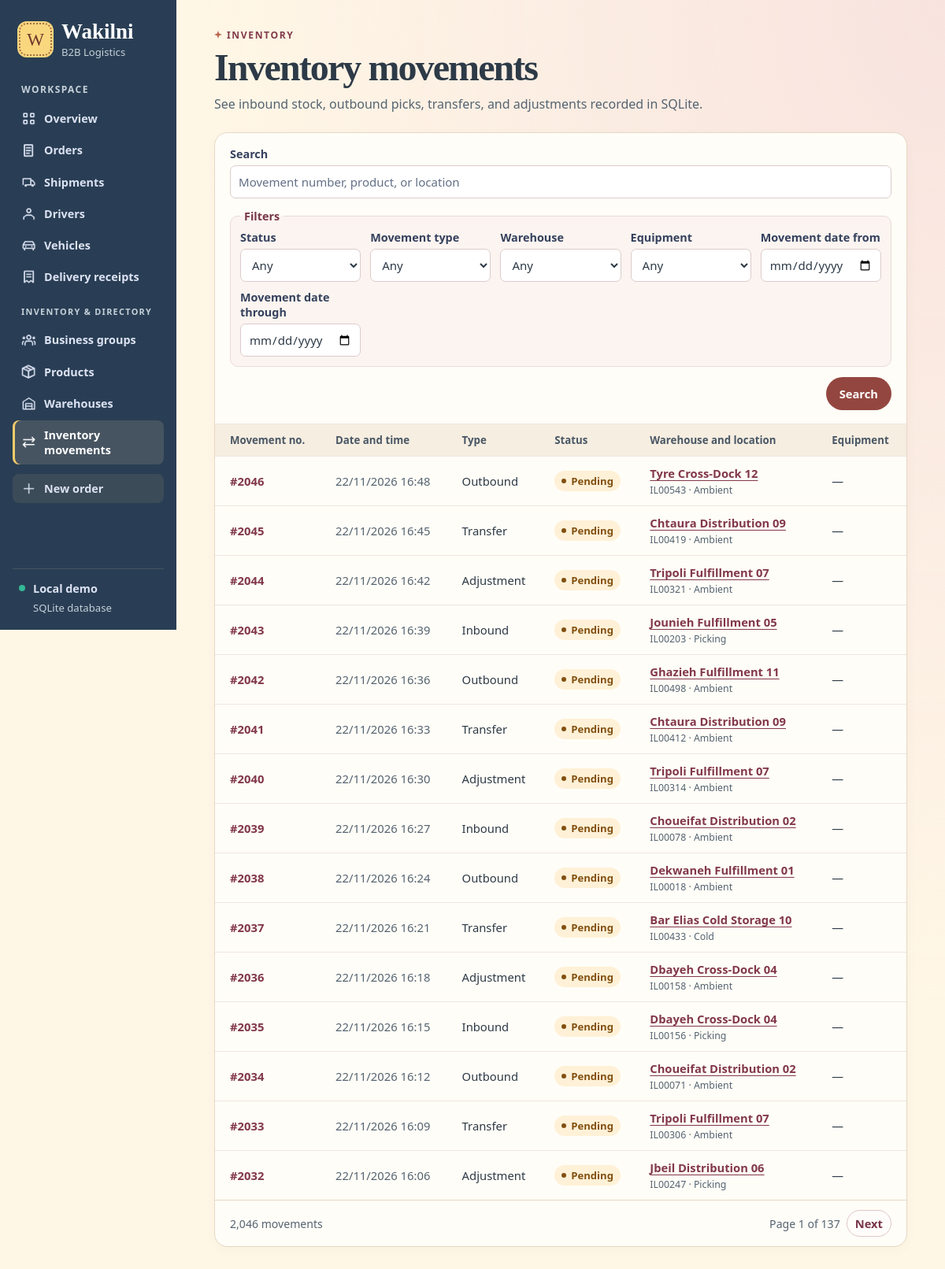
/inventory-movements, run on the app's committed database.
### tables this page shows
CREATE TABLE "Inventory Movement" (
    "movementNo" INTEGER NOT NULL CHECK (movementNo BETWEEN 1 AND 9999) CHECK (typeof(movementNo) IN ('integer', 'null')),
    "inventorymovementType" TEXT NOT NULL CHECK (inventorymovementType IN ('Inbound', 'Outbound', 'Transfer', 'Adjustment')),
    "inventorymovementEquipment" TEXT CHECK (inventorymovementEquipment IN ('Forklift', 'Pallet Jack', 'Conveyor', 'Manual')),
    "dateAndTime" TEXT NOT NULL CHECK (strftime('%d/%m/%Y %H:%M', substr(dateAndTime, 7, 4) || '-' || substr(dateAndTime, 4, 2) || '-' || substr(dateAndTime, 1, 2) || substr(dateAndTime, 11), '+0 minutes') IS dateAndTime),
    "inventorymovementStatus" TEXT NOT NULL CHECK (inventorymovementStatus IN ('Pending', 'In Progress', 'Completed', 'Cancelled')),
    "inventorylocationID" TEXT NOT NULL CHECK (length(inventorylocationID) BETWEEN 1 AND 7 AND inventorylocationID GLOB 'IL[0-9][0-9][0-9][0-9][0-9]' AND length(inventorylocationID) = 7),
    PRIMARY KEY (movementNo),
    FOREIGN KEY (inventorylocationID) REFERENCES "Inventory Location" (inventorylocationID)
);

CREATE TABLE "Warehouse" (
    "warehouseID" TEXT NOT NULL CHECK (length(warehouseID) BETWEEN 1 AND 5 AND warehouseID GLOB 'WH[0-9][0-9][0-9]' AND length(warehouseID) = 5),
    "warehouseName" TEXT NOT NULL CHECK (length(warehouseName) BETWEEN 1 AND 50),
    "addressBuilding" TEXT CHECK (length(addressBuilding) BETWEEN 1 AND 50),
    "addressStreet" TEXT NOT NULL CHECK (length(addressStreet) BETWEEN 1 AND 50),
    "addressPostalCode" TEXT CHECK (length(addressPostalCode) BETWEEN 1 AND 9 AND addressPostalCode GLOB '[0-9][0-9][0-9][0-9] [0-9][0-9][0-9][0-9]' AND length(addressPostalCode) = 9),
    "addressLatitude" REAL CHECK (addressLatitude BETWEEN -90 AND 90 AND addressLatitude = round(addressLatitude, 6)) CHECK (typeof(addressLatitude) IN ('integer', 'real', 'null')),
    "addressLongitude" REAL CHECK (addressLongitude BETWEEN -180 AND 180 AND addressLongitude = round(addressLongitude, 6)) CHECK (typeof(addressLongitude) IN ('integer', 'real', 'null')),
    "warehouseType" TEXT NOT NULL CHECK (warehouseType IN ('Fulfillment', 'Cross-Dock', 'Cold Storage', 'Distribution')),
    "operationalStatus" TEXT NOT NULL CHECK (operationalStatus IN ('Operational', 'Maintenance', 'Closed')),
    "lotSize" REAL NOT NULL CHECK (lotSize BETWEEN 0.01 AND 9999.99 AND lotSize = round(lotSize, 2)) CHECK (typeof(lotSize) IN ('integer', 'real', 'null')),
    "capacityStatus" TEXT NOT NULL CHECK (capacityStatus IN ('Available', 'Near Full', 'Full')),
    PRIMARY KEY (warehouseID),
    UNIQUE (warehouseName),
    UNIQUE (addressLatitude, addressLongitude),
    UNIQUE (addressBuilding, addressStreet, addressPostalCode),
    FOREIGN KEY (addressPostalCode) REFERENCES PostalCode (addressPostalCode)
);

CREATE TABLE "AisleZone" (
    "warehouseID" TEXT NOT NULL CHECK (length(warehouseID) BETWEEN 1 AND 5 AND warehouseID GLOB 'WH[0-9][0-9][0-9]' AND length(warehouseID) = 5),
    "inventorylocationAisle" INTEGER NOT NULL CHECK (inventorylocationAisle BETWEEN 1 AND 999) CHECK (typeof(inventorylocationAisle) IN ('integer', 'null')),
    "inventorylocationZone" TEXT NOT NULL CHECK (inventorylocationZone IN ('Ambient', 'Cold', 'Bulk', 'Picking')),
    PRIMARY KEY (warehouseID, inventorylocationAisle),
    FOREIGN KEY (warehouseID) REFERENCES Warehouse (warehouseID)
);

### app.py (the view)
@app.get("/inventory-movements")
def movements():
    conn = db()
    product_id = request.args.get("product", "")[:8]
    product = conn.execute("SELECT productID, productName FROM Product WHERE productID = ?", (product_id,)).fetchone() if product_id else None
    if product_id and product is None:
        abort(404)
    scope = (("product", "EXISTS (SELECT 1 FROM ProductInventoryMovement pm WHERE pm.movementNo = m.movementNo AND pm.productID = ?)", product_id),) if product else ()
    product_search = """(SELECT group_concat(p.productID || ' ' || p.productName || ' ' || p.merchantSKU, ' ')
                         FROM ProductInventoryMovement pm JOIN Product p USING (productID) WHERE pm.movementNo = m.movementNo)"""
    search = request.args.get("q", "").strip()
    context = list_page(
        MOVEMENTS_FIELDS, MOVEMENTS_FROM,
        ("CAST(m.movementNo AS TEXT)", "m.inventorylocationID", "w.warehouseID", "w.warehouseName", "m.dateAndTime", product_search),
        f"{date_key('m.dateAndTime')} DESC, m.movementNo DESC",
        (
            ("status", "Status", "m.inventorymovementStatus = ?", MOVEMENT_STATES),
            ("kind", "Movement type", "m.inventorymovementType = ?", MOVEMENT_TYPES),
            ("warehouse", "Warehouse", "w.warehouseID = ?", lookup_choices(WAREHOUSE_CHOICES)),
            ("equipment", "Equipment", "m.inventorymovementEquipment = ?", ("Conveyor", "Forklift", "Manual", "Pallet Jack")),
            *date_filters("m.dateAndTime", "Movement date"),
        ),
        scope=scope, search_value=search[1:] if re.fullmatch(r"#[0-9]{1,4}", search) else None,
    )
    return render_template("movements.html", **context, product=product)

### app.py (called while the page is built, shortened)
@app.before_request
def protect_online_demo():
    password = app.config["DEMO_PASSWORD"]
    if app.config["RENDER_HOSTED"] and len(password) < 12:
        return Response("Set a demo password of at least 12 characters before opening the online site.\n", 503)
    if not password or request.endpoint == "health":
        return None

def db():
    if "db" not in g:
        path = Path(app.config["DATABASE"]).resolve()
        g.db = sqlite3.connect(path.as_uri() + "?mode=rw", uri=True, timeout=5)
        g.db.row_factory = sqlite3.Row
        g.db.execute("PRAGMA foreign_keys = ON")
    return g.db

@app.template_filter("number")
def number(value):
    return f"{value:,}"

def date_key(column):
    return f"substr({column}, 7, 4) || substr({column}, 4, 2) || substr({column}, 1, 2) || substr({column}, 11)"

def date_filters(column, caption):
    day = f"substr(({date_key(column)}), 1, 8)"
    return (
        ("from_date", f"{caption} from", f"{day} >= ?", None),
        ("to_date", f"{caption} through", f"{day} <= ?", None),
    )

def lookup_choices(sql):
    return [tuple(row) for row in db().execute(sql)]

### templates/movements.html (shortened to what this page needs)
{% extends "base.html" %}
{% from "components.html" import badge, filters, pagination %}
{% block content %}
<header class="page-head"><div><p class="eyebrow">INVENTORY</p><h1>Inventory movements</h1>
  <p class="subtitle">See inbound stock, outbound picks, transfers, and adjustments recorded in SQLite.</p></div></header>
<section class="panel">
  {{ filters('movements', 'Movement number, product, or location', q, filter_controls, clear_args, has_filters) }}
  {% if rows %}<div class="table-wrap"><table>
    <thead><tr><th>Movement no.</th><th>Date and time</th><th>Type</th><th>Status</th><th>Warehouse and location</th><th>Equipment</th></tr></thead>
    <tbody>{% for row in rows %}<tr>
      <td><a class="record" href="{{ url_for('movement_detail', movement_no=row.movementNo) }}">#{{ row.movementNo }}</a></td>
      <td class="date">{{ row.dateAndTime }}</td><td>{{ row.inventorymovementType }}</td><td>{{ badge(row.inventorymovementStatus) }}</td>
      <td><a class="text-link" href="{{ url_for('warehouse_detail', warehouse_id=row.warehouseID) }}">{{ row.warehouseName }}</a><small class="cell-secondary">{{ row.inventorylocationID }} · {{ row.inventorylocationZone }}</small></td>
      <td>{{ row.inventorymovementEquipment or '—' }}</td>
    </tr>{% endfor %}</tbody>
  </table></div>{% else %}<p class="empty">No inventory movements match these filters.</p>{% endif %}
  {{ pagination('movements', page, pages, total, 'movement', page_args) }}
</section>
{% endblock %}

### templates/components.html (shortened to what this page needs)
{% macro badge(value) %}<span class="badge state-{{ value|lower|replace(' ', '-') }}">{{ value }}</span>{% endmacro %}
{% macro filters(endpoint, placeholder, q, controls, clear_args, has_filters) %}
<form class="directory-filters" method="get" action="{{ url_for(endpoint) }}">
  <div><label for="directory-query">Search</label><input id="directory-query" type="search" name="q" value="{{ q }}" maxlength="100" placeholder="{{ placeholder }}"></div>
  <fieldset class="filter-controls">
    <legend>Filters</legend>
    <div class="filter-grid">
    {% for control in controls %}
      <div>
        <label for="filter-{{ control.name }}">{{ control.label }}</label>
        {% if control.options is none %}
        <input id="filter-{{ control.name }}" type="date" name="{{ control.name }}" value="{{ control.value }}">
        {% else %}
        <select id="filter-{{ control.name }}" name="{{ control.name }}">
          <option value="">Any</option>
        </select>
        {% endif %}
      </div>
    {% endfor %}
    </div>
  </fieldset>
  <div class="filter-actions">
    <button class="button primary" type="submit">Search</button>
  </div>
</form>
{% endmacro %}
{% macro pagination(endpoint, page, pages, total, noun, page_args) %}
  <div class="list-footer">
    <span>{{ total|number }} {{ noun }}{% if total != 1 %}s{% endif %}</span>
    {% if pages > 1 %}
    <nav aria-label="Results pages" class="pages">
      <span>Page {{ page }} of {{ pages }}</span>
      {% if page < pages %}<a class="button secondary small" href="{{ url_for(endpoint, page=page+1, **page_args) }}">Next</a>{% endif %}
    </nav>
    {% endif %}
  </div>
{% endmacro %}

### static/style.css (style rules this page uses)
:root { font-family: "Segoe UI", system-ui, sans-serif; color: #2d3a47; background: #fff7e6; --navy: #293e54; --indigo: #93463f; --muted: #546371; --line: #e6d8c5; --surface: #fffdf7; --display: "Playfair Display", Georgia, serif; --script: "Pacifico", "Segoe Print", cursive; font-synthesis: none; }
* { box-sizing: border-box; }
body { margin: 0; min-height: 100vh; display: grid; grid-template-columns: 224px minmax(0, 1fr); background: radial-gradient(ellipse at 100% 0, #f8e3df, transparent 56%), #fff7e6; }
a { color: inherit; }
.page-head { display: flex; justify-content: space-between; gap: 18px; align-items: center; margin-bottom: 24px; }
.eyebrow { font-size: .76rem; font-weight: 750; letter-spacing: .13em; color: #823c4c; margin: 0 0 8px; }
.page-head:not(.hero) .eyebrow::before { content: ""; display: inline-block; width: 10px; height: 10px; margin-right: 6px; background: #ba684a; clip-path: polygon(50% 0, 62% 36%, 100% 50%, 62% 63%, 50% 100%, 37% 63%, 0 50%, 37% 36%); }
h1, h2, p { margin-top: 0; }
h1 { margin-bottom: 9px; font-family: var(--display); font-weight: 680; font-size: clamp(2.18rem, 4vw, 3.2rem); font-variant-numeric: lining-nums; letter-spacing: -.04em; line-height: 1.06; overflow-wrap: anywhere; }
.subtitle, .panel-head p { color: var(--muted); margin: 0; line-height: 1.45; }
.button { min-height: 42px; display: inline-flex; align-items: center; justify-content: center; gap: 5px; padding: 9px 16px; border: 1px solid transparent; border-radius: 999px; text-decoration: none; font: inherit; font-size: .92rem; font-weight: 700; cursor: pointer; white-space: nowrap; }
.primary { background: var(--indigo); color: white; }
.secondary { background: #fffdfa; border-color: #dec6cb; color: #783648; }
.small { min-height: 34px; padding: 5px 10px; }
.metric, .panel { background: var(--surface); border: 1px solid var(--line); border-radius: 17px; box-shadow: 0 4px 14px #623b3609; min-width: 0; }
.text-link, .record, .back { color: #82384a; font-weight: 700; text-underline-offset: 3px; }
.text-link, .back { font-size: .92rem; }
.record { text-decoration: none; white-space: nowrap; }
.table-wrap { max-width: 100%; overflow-x: auto; }
table { border-collapse: collapse; width: 100%; font-size: .925rem; text-align: left; }
th { background: #f6eee1; color: #4a5765; font-size: .83rem; font-weight: 700; white-space: nowrap; }
td, th { padding: 11px 14px; border-top: 1px solid #f0e5e0; vertical-align: middle; }
td:first-child, th:first-child { padding-left: 19px; }
.date { white-space: nowrap; color: var(--muted); }
.badge { display: inline-flex; align-items: center; gap: 6px; white-space: nowrap; border-radius: 20px; padding: 4px 9px; background: #e1e8ef; color: #344c61; font-size: .82rem; font-weight: 700; }
.badge::before { content: ""; width: 6px; height: 6px; border-radius: 50%; background: currentColor; }
.state-pending, .state-planned { color: #825010; background: #fff1d7; }
.directory-filters { padding: 17px 19px; display: grid; gap: 13px; }
.filter-controls { margin: 0; padding: 8px 12px 12px; border: 1px solid #eadbd8; border-radius: 10px; min-width: 0; background: #fbf4f0; }
.filter-controls legend { padding: 0 5px; color: #783648; font-size: .9rem; font-weight: 750; }
.filter-grid { display: grid; grid-template-columns: repeat(auto-fit, minmax(min(100%, 148px), 1fr)); gap: 10px 12px; }
.filter-grid > div { min-width: 0; }
.filter-actions { display: flex; justify-content: flex-end; flex-wrap: wrap; gap: 8px; }
label { font-weight: 650; font-size: .9rem; color: #35415d; min-width: 0; display: block; }
input:not([type=hidden]), select, textarea { display: block; width: 100%; min-height: 42px; margin: 5px 0 0; padding: 8px 10px; border-radius: 7px; border: 1px solid #dccccc; background: #fff; color: #2d3a47; font: inherit; font-weight: 400; font-size: .94rem; }
input::placeholder, textarea::placeholder { color: #626f86; }
.list-footer { border-top: 1px solid var(--line); padding: 12px 19px; display: flex; justify-content: space-between; align-items: center; gap: 10px; color: var(--muted); font-size: .88rem; }
.pages { display: flex; align-items: center; gap: 8px; }
.cell-secondary { display: block; color: var(--muted); margin-top: 3px; }

### data on the page
Inventory Movement: movementNo "2046", dateAndTime "22/11/2026 16:48", inventorymovementType "Outbound", inventorymovementStatus "Pending", warehouseName "Tyre Cross-Dock 12", inventorylocationID "IL00543", inventorylocationZone "Ambient", inventorymovementEquipment "—"
Inventory Movement: movementNo "2045", dateAndTime "22/11/2026 16:45", inventorymovementType "Transfer", inventorymovementStatus "Pending", warehouseName "Chtaura Distribution 09", inventorylocationID "IL00419", inventorylocationZone "Ambient", inventorymovementEquipment "—"
Inventory Movement: movementNo "2044", dateAndTime "22/11/2026 16:42", inventorymovementType "Adjustment", inventorymovementStatus "Pending", warehouseName "Tripoli Fulfillment 07", inventorylocationID "IL00321", inventorylocationZone "Ambient", inventorymovementEquipment "—"
Inventory Movement: movementNo "2043", dateAndTime "22/11/2026 16:39", inventorymovementType "Inbound", inventorymovementStatus "Pending", warehouseName "Jounieh Fulfillment 05", inventorylocationID "IL00203", inventorylocationZone "Picking", inventorymovementEquipment "—"
Inventory Movement: movementNo "2042", dateAndTime "22/11/2026 16:36", inventorymovementType "Outbound", inventorymovementStatus "Pending", warehouseName "Ghazieh Fulfillment 11", inventorylocationID "IL00498", inventorylocationZone "Ambient", inventorymovementEquipment "—"
Inventory Movement: movementNo "2041", dateAndTime "22/11/2026 16:33", inventorymovementType "Transfer", inventorymovementStatus "Pending", warehouseName "Chtaura Distribution 09", inventorylocationID "IL00412", inventorylocationZone "Ambient", inventorymovementEquipment "—"
Inventory Movement: movementNo "2040", dateAndTime "22/11/2026 16:30", inventorymovementType "Adjustment", inventorymovementStatus "Pending", warehouseName "Tripoli Fulfillment 07", inventorylocationID "IL00314", inventorylocationZone "Ambient", inventorymovementEquipment "—"
Inventory Movement: movementNo "2039", dateAndTime "22/11/2026 16:27", inventorymovementType "Inbound", inventorymovementStatus "Pending", warehouseName "Choueifat Distribution 02", inventorylocationID "IL00078", inventorylocationZone "Ambient", inventorymovementEquipment "—"
Inventory Movement: movementNo "2038", dateAndTime "22/11/2026 16:24", inventorymovementType "Outbound", inventorymovementStatus "Pending", warehouseName "Dekwaneh Fulfillment 01", inventorylocationID "IL00018", inventorylocationZone "Ambient", inventorymovementEquipment "—"
Inventory Movement: movementNo "2037", dateAndTime "22/11/2026 16:21", inventorymovementType "Transfer", inventorymovementStatus "Pending", warehouseName "Bar Elias Cold Storage 10", inventorylocationID "IL00433", inventorylocationZone "Cold", inventorymovementEquipment "—"
Inventory Movement: movementNo "2036", dateAndTime "22/11/2026 16:18", inventorymovementType "Adjustment", inventorymovementStatus "Pending", warehouseName "Dbayeh Cross-Dock 04", inventorylocationID "IL00158", inventorylocationZone "Ambient", inventorymovementEquipment "—"
Inventory Movement: movementNo "2035", dateAndTime "22/11/2026 16:15", inventorymovementType "Inbound", inventorymovementStatus "Pending", warehouseName "Dbayeh Cross-Dock 04", inventorylocationID "IL00156", inventorylocationZone "Picking", inventorymovementEquipment "—"
Inventory Movement: movementNo "2034", dateAndTime "22/11/2026 16:12", inventorymovementType "Outbound", inventorymovementStatus "Pending", warehouseName "Choueifat Distribution 02", inventorylocationID "IL00071", inventorylocationZone "Ambient", inventorymovementEquipment "—"
Inventory Movement: movementNo "2033", dateAndTime "22/11/2026 16:09", inventorymovementType "Transfer", inventorymovementStatus "Pending", warehouseName "Tripoli Fulfillment 07", inventorylocationID "IL00306", inventorylocationZone "Ambient", inventorymovementEquipment "—"
Inventory Movement: movementNo "2032", dateAndTime "22/11/2026 16:06", inventorymovementType "Adjustment", inventorymovementStatus "Pending", warehouseName "Jbeil Distribution 06", inventorylocationID "IL00247", inventorylocationZone "Picking", inventorymovementEquipment "—"

### other printed values
{{ 'Online class demo' if config.RENDER_HOSTED else 'Local demo' }} "Local demo"
{{ control.label }} "Status" "Movement type" "Warehouse" "Equipment" "Movement date from" "Movement date through"
{{ total|number }} "2,046"
{{ noun }} "movement"
{{ page }} "1"
{{ pages }} "137"
